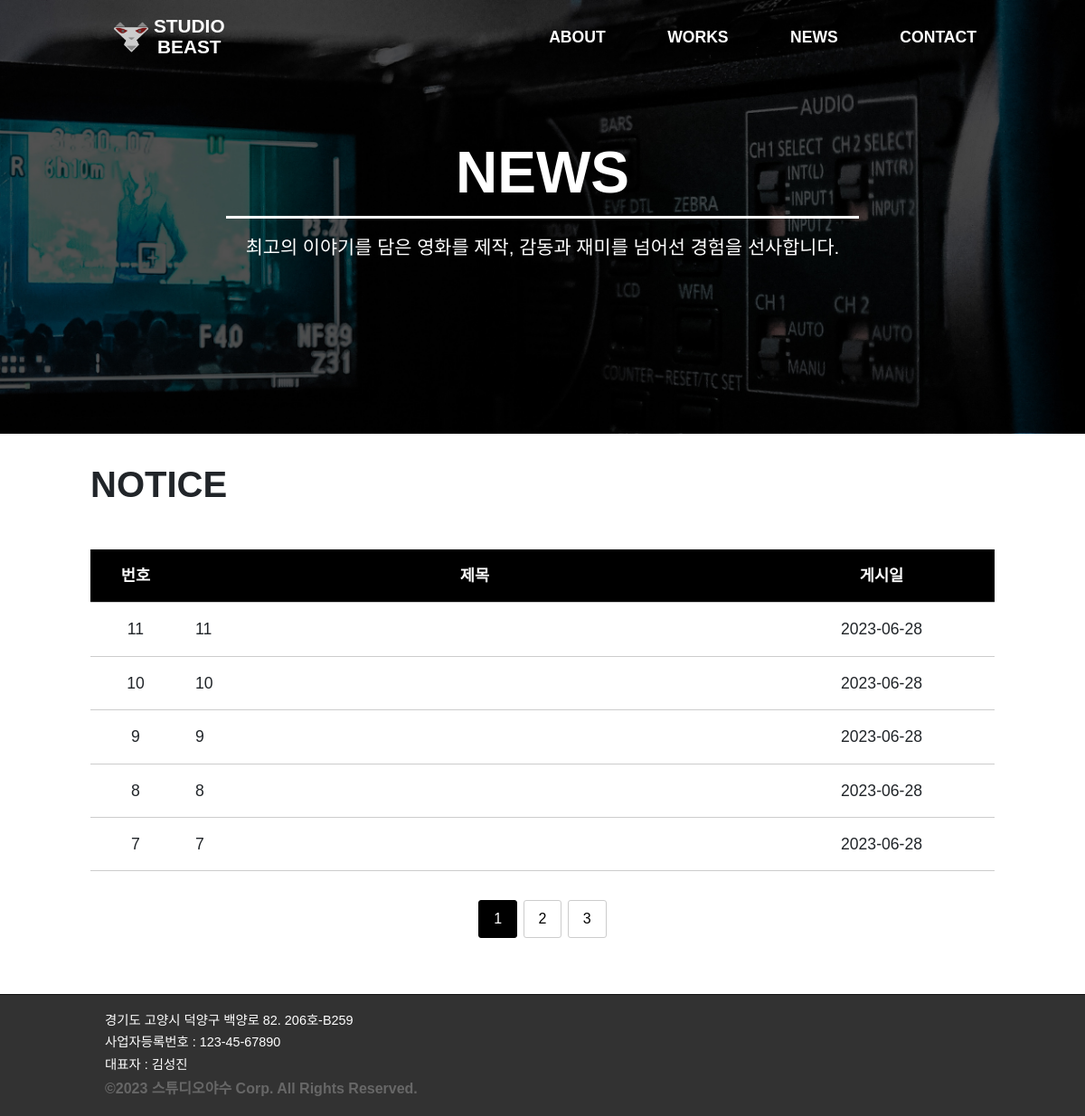
The page /news/ on the database as committed earlier.
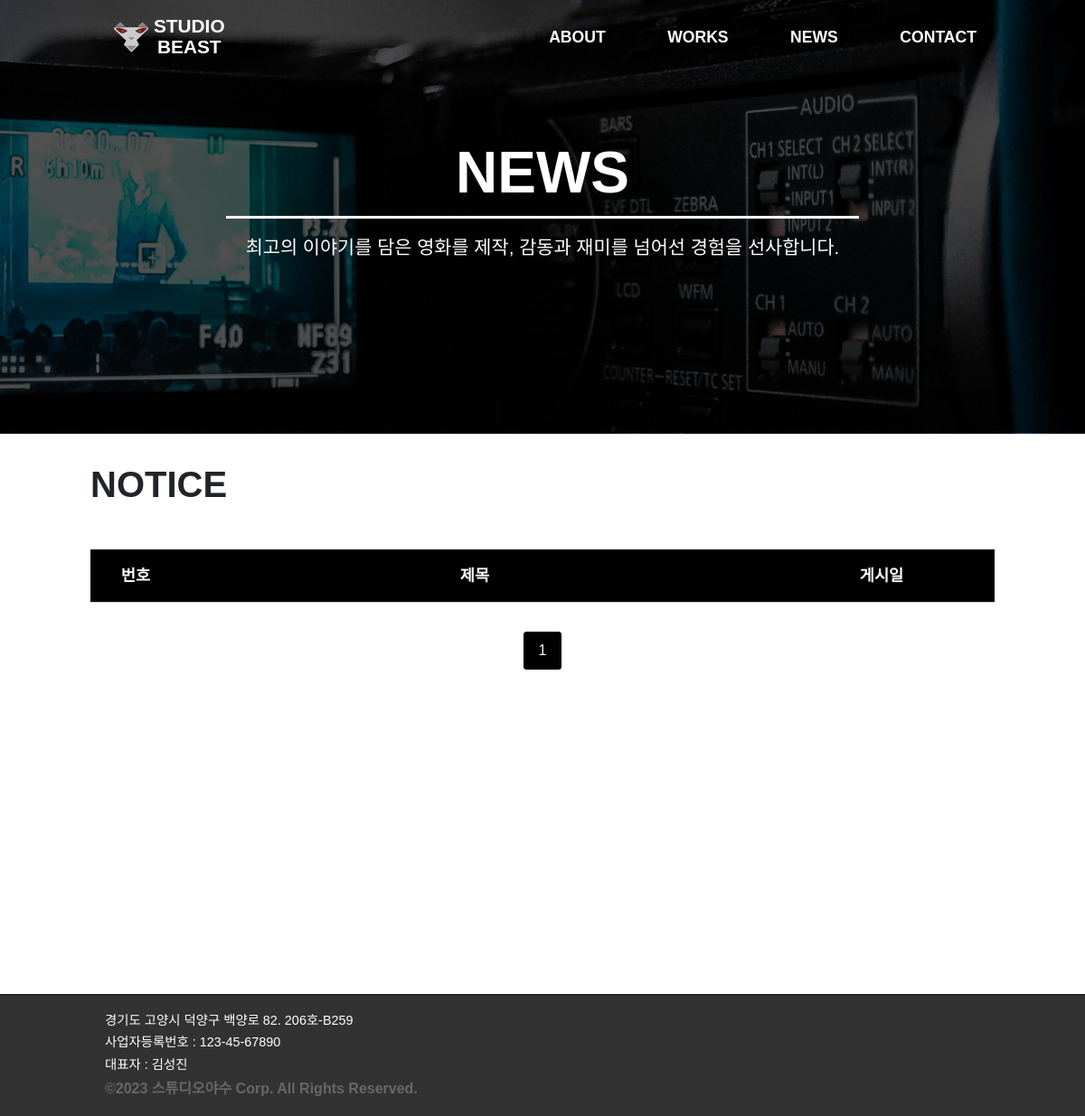
The same page on the database as committed later.
### news/models.py (models this page shows, shortened)
class News(models.Model):
    subject = models.CharField(max_length=100)
    author = models.CharField(max_length=50)
    content = HTMLField()
    create_date = models.DateTimeField()

### news/views.py (the view)
# urls.py: path("news/", include("news.urls")),
def news(request):
    news_list = News.objects.all().order_by('-create_date')
    paginator = Paginator(news_list, 5)  # 한 페이지에 보여줄 게시글 수를 5로 설정
    page_number = request.GET.get('page')
    page_obj = paginator.get_page(page_number)
    context = {'page_obj': page_obj}
    return render(request, 'news/news.html', context)

### news/templatetags/news_filter.py (called while the page is built)
@register.filter
def sub(value, arg):
    return value - arg

### templates/news/news.html (shortened to what this page needs)
{% extends 'base.html' %}
{% load news_filter %}
{% load static %}
{% block content %}
<div class="news_height">
  <div class="image-container">
      <img src="{% static 'img/backimg-01.jpg' %}" class="side-background" alt="배경 이미지">
      <div class="img_about_main">
        <div class="img_about_one">NEWS</div>
        <div class="img_about_two">최고의 이야기를 담은 영화를 제작, 감동과 재미를 넘어선 경험을 선사합니다.</div>
      </div>
  </div>
  <div class="about_animation">
    <h2 class="works_text_one">NOTICE</h2>
    <div class="news_container">
        <table class="news_table">
            <thead>
                <tr>
                    <th>번호</th>
                    <th>제목</th>
                    <th>게시일</th>
                </tr>
            </thead>
            <tbody>
                {% for news in page_obj %}
                <tr onclick="location.href='{% url 'news:detail' news.id %}'">
                    <td>{{ page_obj.paginator.count|sub:page_obj.start_index|sub:forloop.counter0|add:1 }}</td>
                    <td>{{ news.subject }}</td>
                    <td>{{ news.create_date|date:"Y-m-d" }}</td>
                </tr>
                {% endfor %}
            </tbody>
        </table>
    </div>
  </div>
  <div class="pagination">
    {% for i in page_obj.paginator.page_range %}
        {% if page_obj.number == i %}
            <span class="current-page">{{ i }}</span>
        {% elif i > page_obj.number|add:-3 and i < page_obj.number|add:3 %}
            <a href="?page={{ i }}" class="pagination-link">{{ i }}</a>
        {% endif %}
    {% endfor %}
    </div>
</div>
{% endblock %}

### templates/base.html (shortened to what this page needs)
{% load static %}
<!doctype html>
<html lang="ko">
<head>
    <link href="https://cdn.jsdelivr.net/npm/bootstrap@5.3.0/dist/css/bootstrap.min.css" rel="stylesheet">
    <link rel="stylesheet" type="text/css" href="{% static 'css/index.css' %}">
    <link rel="stylesheet" type="text/css" href="{% static 'css/about.css' %}">
    <link rel="stylesheet" type="text/css" href="{% static 'css/works.css' %}">
    <link rel="stylesheet" type="text/css" href="{% static 'css/news.css' %}">
    <link rel="stylesheet" type="text/css" href="{% static 'css/contact.css' %}">
</head>
<body>
  <div class="navbar_main">
    <a class="navbar_logo" href="{% url 'about:index' %}">
        <img src="{% static 'img/logo.png' %}">
        <span style="vertical-align: middle;">STUDIO<br>BEAST</span>
    </a>
    <div class="navbar_links">
        <a href="{% url 'about:about' %}">ABOUT</a>
        <a href="{% url 'works:works' %}">WORKS</a>
        <a href="{% url 'news:news' %}">NEWS</a>
        <a href="{% url 'contact:contact' %}">CONTACT</a>
    </div>
  </div>
    {% block content %}
    {% endblock %}
  <footer>
    <div class="footer_main">
      <div class="footer_text">
        <p>경기도 고양시 덕양구 백양로 82. 206호-B259</p>
        <span>사업자등록번호 : 123-45-67890</span>
        <span>대표자 : 김성진</span>
        <span class="footer_right">©2023 스튜디오야수 Corp. All Rights Reserved.</span>
      </div>
    </div>
  </footer>
</body>
</html>

### static/css/index.css (style rules this page uses)
body { -webkit-user-select: none; -moz-user-select: none; -ms-user-select: none; user-select: none; margin: 0!important; padding: 0!important; font-family: 'Noto Sans KR', sans-serif; }
@media all and (min-width:1024px) { .image-container { position: relative; } }
@media all and (min-width:1024px) { .navbar_main { position: fixed; top: 0; left: 0; width: 100%; display: flex; justify-content: space-between; align-items: center; padding: 1rem 0; color: #fff; z-index: 999; animation: navbarBottom 0.5s forwards } }
@media all and (min-width:1024px) { .navbar_links { margin-right: 10%; } }
@media all and (min-width:1024px) { .navbar_links a { text-decoration: none; color: #fff; margin-right: 4rem; font-size: 1.1rem; font-weight: 600; position: relative; padding: 0.5rem 0; } }
@media all and (min-width:1024px) { .navbar_links a:last-child { margin-right: 0; } }
@media all and (min-width:1024px) { .navbar_links a::before { content: ''; position: absolute; bottom: -1px; left: 50%; width: 0; height: 3px; background-color: #792626; transition: width 0.2s ease-in-out, left 0.2s ease-in-out; } }
@media all and (min-width:1024px) { .navbar_logo { margin-left: 10%; text-decoration: none; color: #fff; font-size: 1.3rem; font-weight: 900; display: flex; align-items: center; text-align: center; line-height: 1.1; } }
@media all and (min-width:1024px) { .navbar_logo img { width: 50px; height: 50px; } }
@media all and (min-width:1024px) { .footer_main { border-top: 1px solid rgb(17, 17, 17); display: flex; justify-content: center; background-color: #323232; padding: 1rem 0; } }
@media all and (min-width:1024px) { .footer_text { display: flex; flex-direction: column; width: 1000px; } }
@media all and (min-width:1024px) { .footer_text p, .footer_text span { margin: 0; font-size: 0.9rem; color: #fff; padding: 0.1rem 1rem; } }
@media all and (min-width:1024px) { .footer_right { font-weight: 900; font-size: 1rem!important; color: #676767!important; } }

### static/css/about.css (style rules this page uses)
@media all and (min-width:1024px) { .about_animation { animation: riseFromBottom 0.5s forwards; } }
@media all and (min-width:1024px) { .side-background { width: 100%; height: 30rem; object-fit: cover; object-position: center; } }
@media all and (min-width:1024px) { .img_about_main { position: absolute; text-align: center; top: 45%; left: 50%; transform: translate(-50%, -50%); } }
@media all and (min-width:1024px) { .img_about_one { text-align: center; align-items: center; color: white; margin: 0 auto; font-size: 4rem; font-weight: 600; border-bottom: 3px solid white; width: 700px; } }
@media all and (min-width:1024px) { .img_about_two { text-align: center; color: white; font-size: 1.3rem; padding-top: 1rem; width: 1000px; } }

### static/css/works.css (style rules this page uses)
@media all and (min-width:1024px) { .works_text_one { font-size: 2.5rem; font-weight: 700; width: 1000px; margin: 2rem auto 0 auto; } }

### static/css/news.css (style rules this page uses)
@media all and (min-width:1024px) { .news_height { height: 100vh; min-height: 1100px; } }
@media all and (min-width:1024px) { .news_container { display: flex; flex-wrap: wrap; justify-content: left; width: 1000px; margin: 1rem auto; } }
@media all and (min-width:1024px) { .news_table { width: 100%; border-collapse: collapse; margin-top: 2rem; font-size: 1.1rem; } }
@media all and (min-width:1024px) { .news_table th, .news_table td { padding: 1rem; text-align: left; border-bottom: 1px solid #ccc; } }
@media all and (min-width:1024px) { .news_table th { text-align: center; background-color: #000000; color: white; } }
@media all and (min-width:1024px) { .news_table th:nth-child(1), .news_table td:nth-child(1) { width: 10%; text-align: center; } }
@media all and (min-width:1024px) { .news_table th:nth-child(2), .news_table td:nth-child(2) { width: 65%; } }
@media all and (min-width:1024px) { .news_table th:nth-child(3), .news_table td:nth-child(3) { width: 25%; text-align: center; } }
@media all and (min-width:1024px) { .pagination { width: 1000px; text-align: center; padding-top: 1rem; margin: 0 auto; justify-content: center; } }
@media all and (min-width:1024px) { .current-page { display: inline-block; padding: 0.5rem 1rem; margin: 0 0.2rem; color: #fff; background-color: #000; border: 1px solid #000; border-radius: 3px; } }

Rows that differ between the two databases and show on the page:
removed News: paginator.count|sub "11", subject "11", create_date "2023-06-28"
removed News: paginator.count|sub "10", subject "10", create_date "2023-06-28"
removed News: paginator.count|sub "9", subject "9", create_date "2023-06-28"
removed News: paginator.count|sub "8", subject "8", create_date "2023-06-28"
removed News: paginator.count|sub "7", subject "7", create_date "2023-06-28"
Other text that changed with them:
list line gone: "2"
list line gone: "3"
